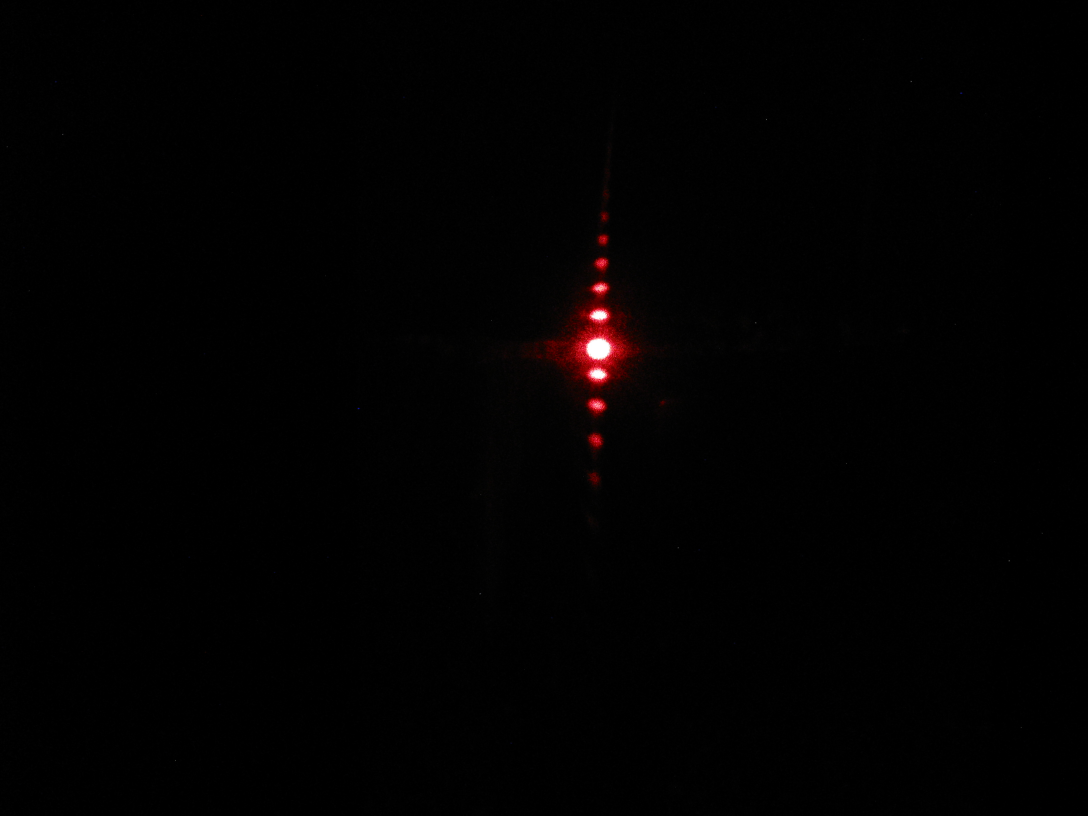
#> input picture PHY-3002/Photos_RIP/IMG_2714.JPG, 3264 x 2448 px, found by its file name (shown at 1/3 size)
$ python exam_lab.py
#> lines starting #> are read from the running program, lines starting #| are printed output that depends on the picture
import numpy as np
import matplotlib.pyplot as plt
from matplotlib.image import imread

def smooth(a, smoothing=3):
    """
    smoothing : int
    """
    new_a = []
    for i in range(smoothing):
        new_a.append(np.mean(np.array(a)[0:i+smoothing]))
    for i in range(smoothing, len(a)-smoothing):
        new_a.append(np.mean(np.array(a)[i-smoothing:i+smoothing]))
    for i in range(smoothing):
        new_a.append(np.mean(np.array(a)[i-smoothing:]))
    return np.array(new_a)


img = np.array(imread(f"PHY-3002/Photos_RIP/IMG_2714.JPG"))[:,:,:]
#> img is the input picture: shape (2448, 3264, 3); mean R, G, B 2, 1.1, 1.1
img = img[:,1600:2000,0]
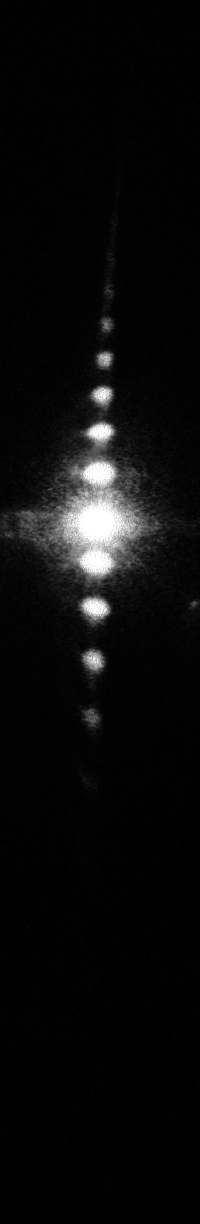
#> img: shape (2448, 400) (shown at 1/2 size); min 0, max 255, mean 10.7
plt.imshow(img)
plt.show()

profile = np.mean(img, axis=1)
#> profile = 2448 values, max 121.1 at index 1051, min 0.427 at index 2395, mean 10.7
plt.plot(profile)
plt.show()
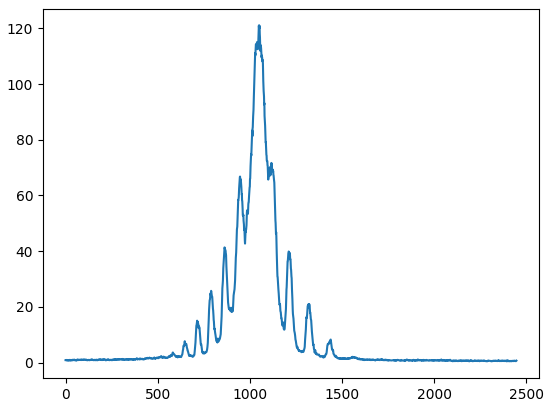
#> figure drawn by matplotlib, 1 panel; curve peaks at x = 1051, y = 121.1

smooth_profile = smooth(profile, smoothing=5)
#> after the loop in smooth, `for i in range(smoothing):`: new_a = [0.877, 0.888, 0.885, 0.885, 0.877]
#> after the loop in smooth, `for i in range(smoothing, len(a)-smoothing):`: new_a = 2443 values, max 118.9 at index 1051, min 0.519 at index 2311, mean 10.72
#> after the loop in smooth, `for i in range(smoothing):`: new_a = 2448 values, max 118.9 at index 1051, min 0.519 at index 2311, mean 10.7
#> smooth_profile has the same summary as new_a in smooth
ax1 = plt.subplot(211)
ax2 = plt.subplot(212, sharex=ax1)
ax1.plot(profile)
ax2.plot(smooth_profile)
plt.show()
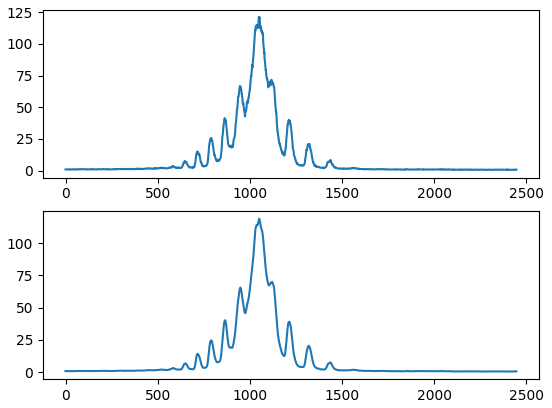
#> figure drawn by matplotlib, 2 panels; panel 1: curve peaks at x = 1051, y = 121.1; panel 2: curve peaks at x = 1051, y = 118.9

from scipy.signal import find_peaks

peaks_idx = find_peaks(smooth_profile, distance=50, height=2.5)[0]
#> peaks_idx = [585, 651, 717, 790, 865, 949, 1051, 1120, 1214, 1319, 1371, 1437]

print(peaks_idx)
#| [ 585  651  717  790  865  949 1051 1120 1214 1319 1371 1437]

plt.plot(profile, color="black", label="data")
plt.plot(smooth_profile, color="red", label="smooth")
plt.plot(peaks_idx, smooth_profile[peaks_idx], "o", color="blue", label="peaks")
plt.legend()
plt.show()
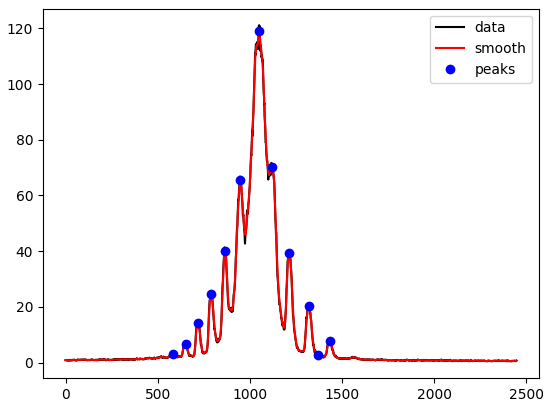
#> figure drawn by matplotlib, 1 panel; curve peaks at x = 1051, y = 121.1; curve peaks at x = 1051, y = 118.9; curve peaks at x = 1051, y = 118.9

$ run again, with PHY-3002/Photos_RIP/IMG_2699.JPG copied over PHY-3002/Photos_RIP/IMG_2714.JPG
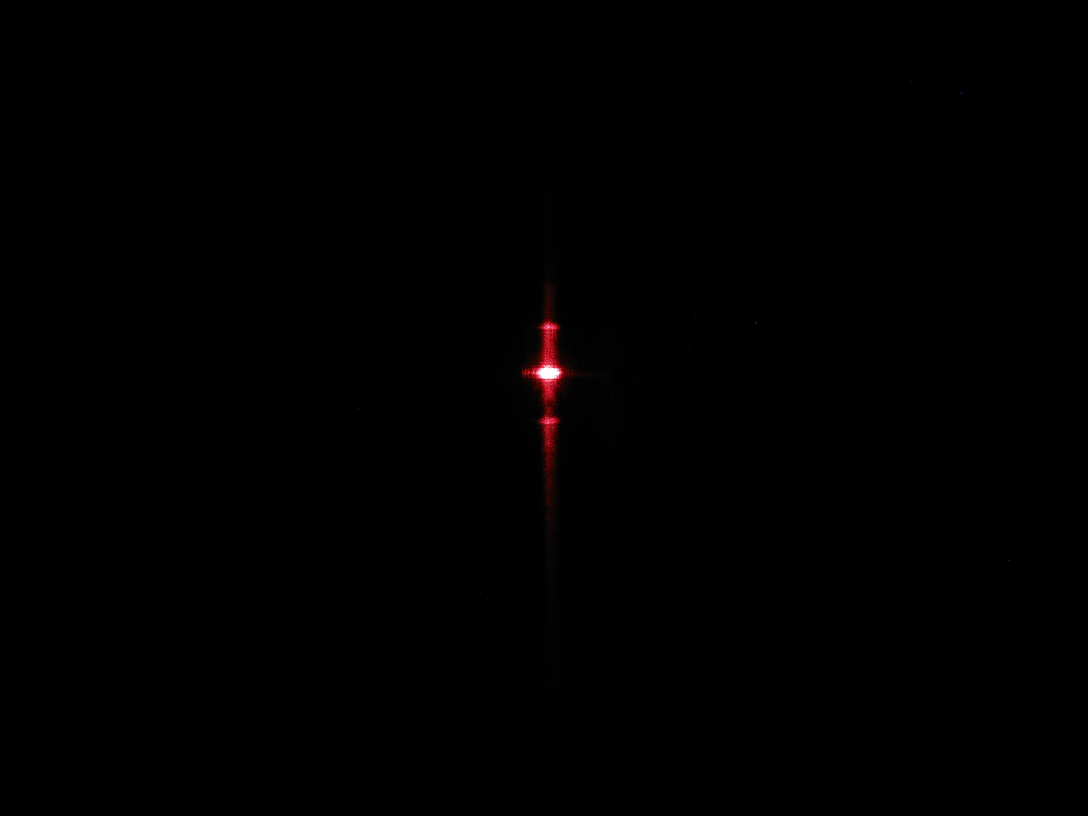
#> input picture PHY-3002/Photos_RIP/IMG_2699.JPG, 3264 x 2448 px, found by its file name (shown at 1/3 size)
#> img is the input picture: shape (2448, 3264, 3); mean R, G, B 0.9, 0.5, 0.6
#> `img = img[:,1600:2000,0]`:
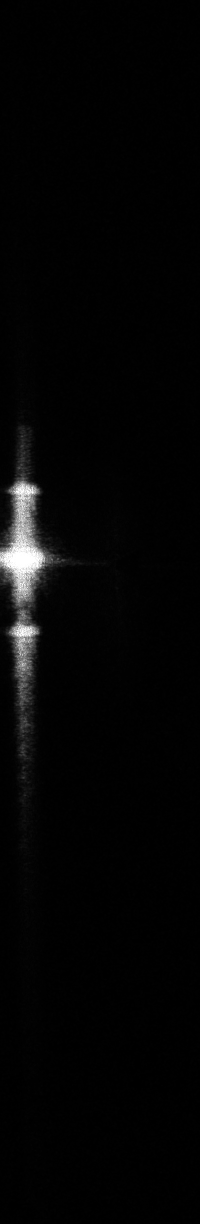
#> img: shape (2448, 400) (shown at 1/2 size); min 0, max 255, mean 4.6
#> profile = 2448 values, max 64.56 at index 1119, min 0.263 at index 19, mean 4.64
#> after the loop in smooth, `for i in range(smoothing):`: new_a = [0.477, 0.479, 0.479, 0.47, 0.463]
#> after the loop in smooth, `for i in range(smoothing, len(a)-smoothing):`: new_a = 2443 values, max 63.23 at index 1121, min 0.34 at index 39, mean 4.65
#> after the loop in smooth, `for i in range(smoothing):`: new_a = 2448 values, max 63.23 at index 1121, min 0.34 at index 39, mean 4.64
#> smooth_profile has the same summary as new_a in smooth
#> peaks_idx = [869, 925, 983, 1041, 1121, 1265, 1330, 1383, 1451, 1507]
#| [ 869  925  983 1041 1121 1265 1330 1383 1451 1507]
#> `plt.show()`:
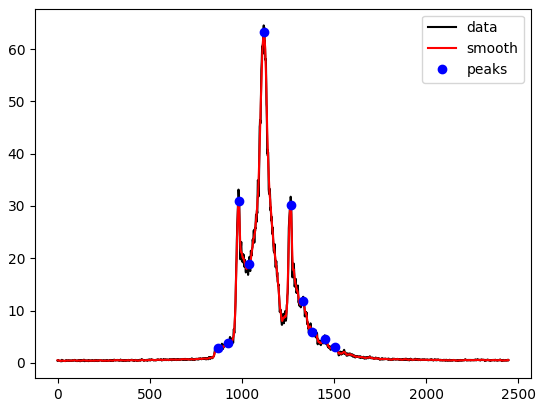
#> figure drawn by matplotlib, 1 panel; curve peaks at x = 1119, y = 64.56; curve peaks at x = 1121, y = 63.23; curve peaks at x = 1121, y = 63.23
